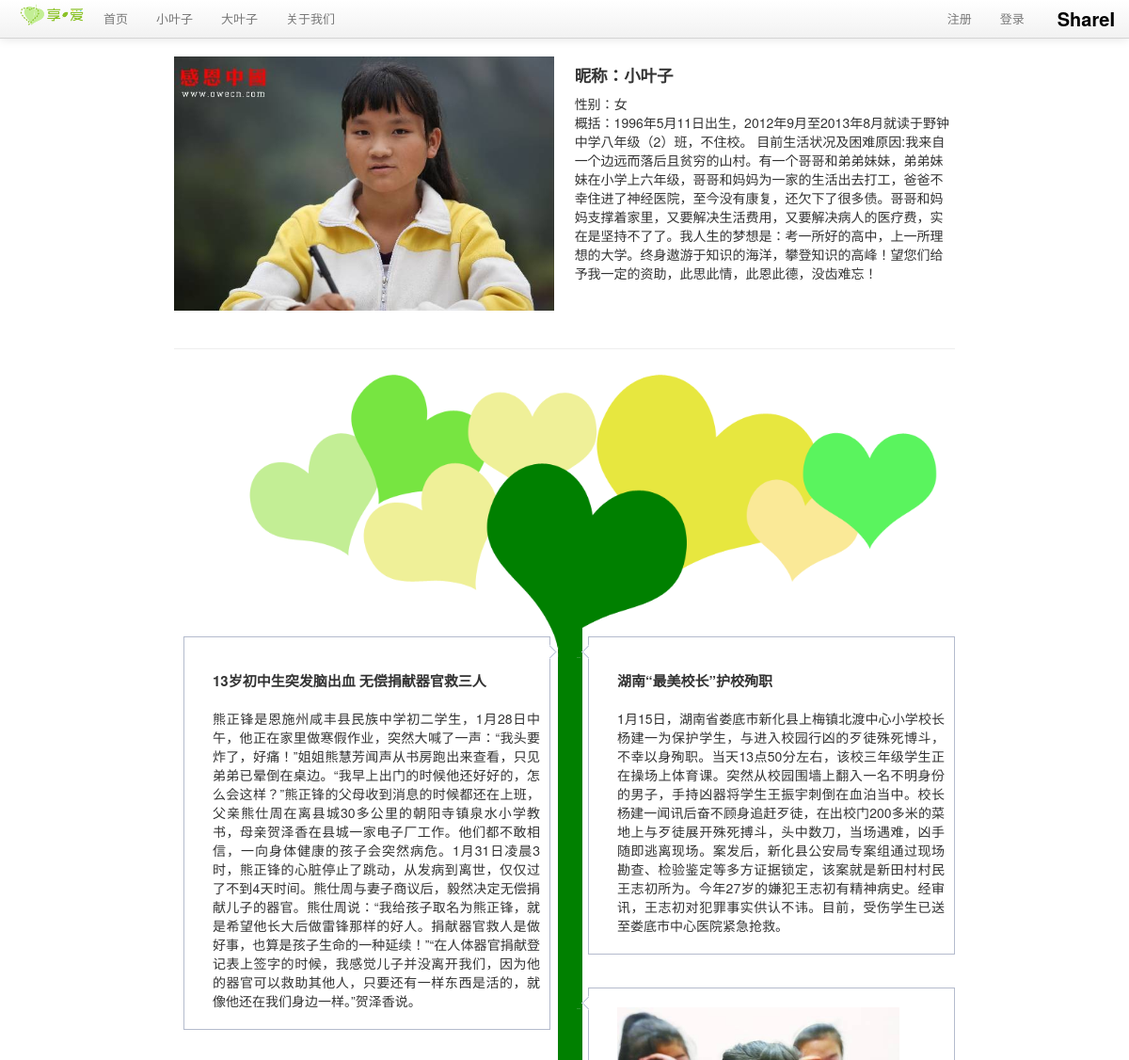
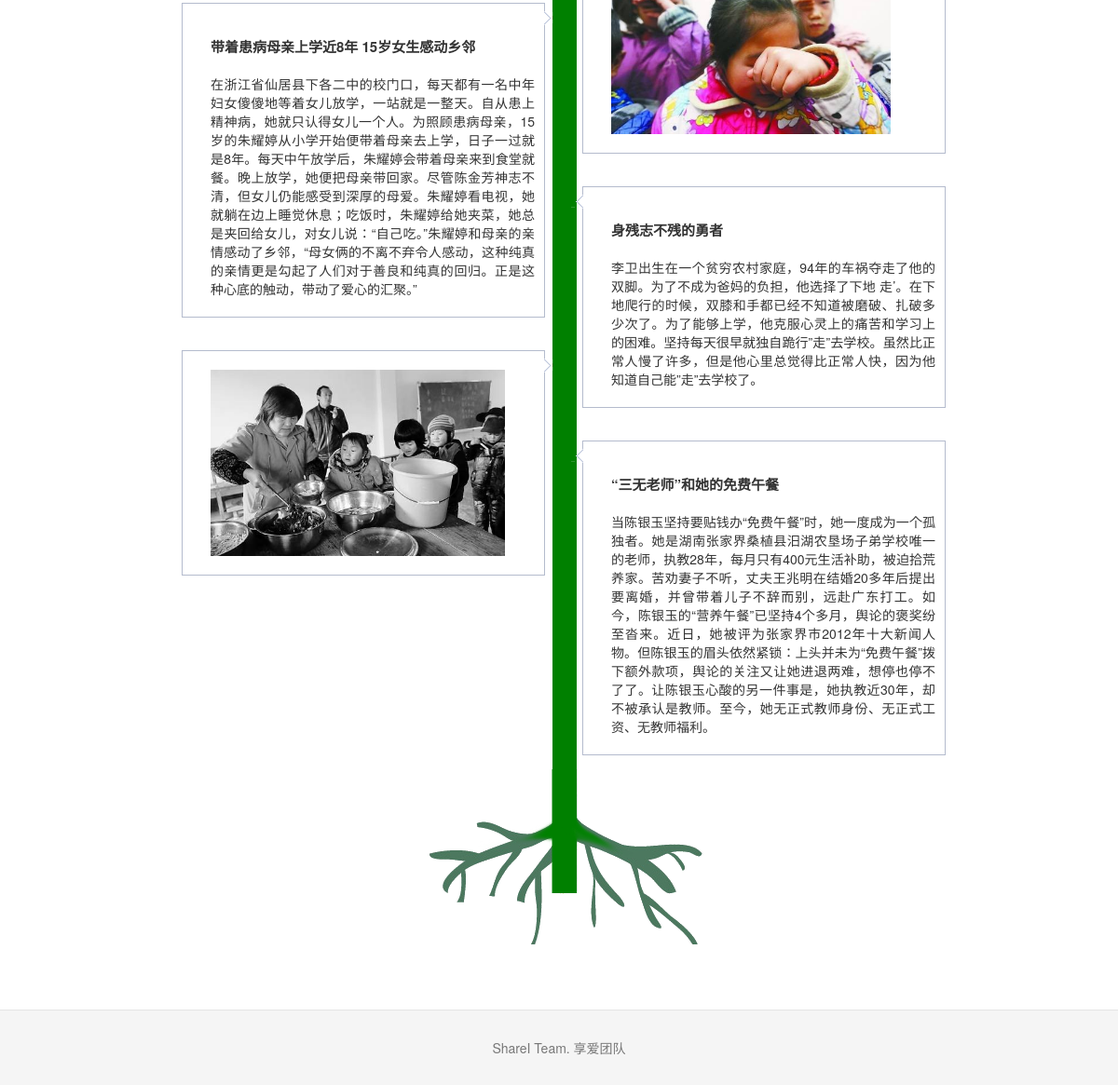
Screenshot of /littleleaf/1 with the database file from the repository (2 pictures, top to bottom).
### tables this page shows
CREATE TABLE lleaf (
	lleaf_id integer primary key autoincrement,
	avatar text,
	name text not null,
	sex text not null,
	lleafinfo text not null,
	status integer not null,
	createtime TIMESTAMP default (datetime('now', 'localtime'))
);

CREATE TABLE blog (
	blog_id integer primary key autoincrement,
	bleaf_id integer not null,
	lleaf_id integer not null,
	title text not null,
	blogtext text not null,
	createtime TIMESTAMP default (datetime('now', 'localtime'))
);

### sharei.py (the view)
@app.route('/littleleaf/<lleaf_id>')
def show_littleleaf(lleaf_id):
    littleleaf = query_db('select * from lleaf where lleaf.lleaf_id = ?', [lleaf_id], one=True)
    if littleleaf is None:
        error = 'Invalid little leaf id'
        return render_template('littleleaf.html', error=error)
    blogs = query_db('select * from blog where blog.lleaf_id = ?', [lleaf_id])
    return render_template('littleleaf_timeline.html', littleleaf=littleleaf, blogs=blogs)

### sharei.py (called while the page is built)
def get_db():
    top = _app_ctx_stack.top
    if not hasattr(top, 'sqlite_db'):
        top.sqlite_db = sqlite3.connect(app.config['DATABASE'])
        top.sqlite_db.row_factory = sqlite3.Row
    return top.sqlite_db

@app.teardown_appcontext
def close_database(exception):
    top = _app_ctx_stack.top
    if hasattr(top, 'sqlite_db'):
        top.sqlite_db.close()

def query_db(query, args=(), one=False):
    cur = get_db().execute(query, args)
    rv = cur.fetchall()
    return (rv[0] if rv else None) if one else rv

@app.before_request
def before_request():
    g.bleaf = None
    if 'bleaf_id' in session:
        g.bleaf = query_db('select * from bleaf where bleaf_id = ?', [session['bleaf_id']], one=True)

### templates/littleleaf_timeline.html (shortened to what this page needs)
{% extends "layout.html" %}
{% block body %}
<div class="container-fluid">
  <div class="row-fluid">
    <div class="span6">
        <img src={{ littleleaf.avatar }}>
    </div>
    <div class="span6" style="text-align : left;background-color:#FFFFFF; padding-left:20">
      <h4>昵称：{{littleleaf.name}}</h4>
      <p>性别：{{littleleaf.sex}}<br>
      {{littleleaf.lleafinfo}}<br>
    </div>
  </div><br>
  <hr>
  <div class="container-fluid">
  <img src="/static/img/treehead.png" style="margin-left:31px;margin-bottom:-60px">
  </div>
  {%if blogs %}
  <div id="tl_container">
    <div class="tl_timeline_container">
      <div class="tl_timeline">
      </div>
    </div>
      {% for blog in blogs %}
        <div class="tl_item">
          <div class="tl_inner">
            {% if blog.title == "image" %}
              <p><div style="height:200px">
                <img src= {{blog.blogtext }} style="height:200px">
              </div>
            </p>
            {% else %}
              <h2><a href="{{ url_for('show_blog', blog_id=blog.blog_id) }}" target="_blank">{{blog.title}}</a></h2>
              <p>{{blog.blogtext}}</p>
            {% endif %}
          </div>
        </div>
      {% endfor %}
  </div>
  {% endif %}
</div>
<div class="container-fluid">
<img src="/static/img/treeroot.png" style="margin-left:29px">
</div>
{% endblock %}

### static/css/docs.css (style rules this page uses)
body { position: relative; padding-top: 40px; }

### templates/layout.html (style rules this page uses)
body { padding-top: 60px; }
#tl_container { position:relative; width:860px; margin:0 auto; }
.tl_item { width:368px; margin:20px 10px 15px; padding-left:20px;float:left; background:#fff; border:1px solid #b4bbcd; text-align:justify; word-wrap:break-word; }
.tl_inner { padding:10px; }
.tl_inner h2 { margin-bottom:10px; }
.tl_inner h2 a { font-size:15px; color:#333; text-decoration:none; }
.tl_timeline_container { display:block; width:16px; height:100%; margin:0 auto;text-align:center; cursor:pointer; }
.tl_timeline { display:block; width:26px; height:100%; margin:0 auto; overflow:hidden; font-size:0; float:left; position:absolute; left:408px; top:10px; background-color:#008000; }

### rows the page displays
lleaf: avatar (picture), name "小叶子", sex "女", lleafinfo "概括：1996年5月11日出生，2012年9月至2013年8月就读于野钟中学八年级（2）班，不住校。 目前生活状况及困难原因:我来自一个边远而落后且贫穷的山村。有一个哥哥和弟弟妹妹，弟弟妹妹在小学上六年级，哥哥和妈妈为一家的生活出去打工，爸爸不幸住进了神经医院，至今没有康复，还欠下了很多债。哥哥和妈妈支撑着家里，又要解决生活费用，又要解决病人的医疗费，实在是坚持不了了。我人生的梦想是：考一所好的高中，上一所理想的大学。终身遨游于知识的海洋，攀登知识的高峰！望您们给予我一定的资助，此思此情，此恩此德，没齿难忘！"
blog: title "13岁初中生突发脑出血 无偿捐献器官救三人", blogtext "熊正锋是恩施州咸丰县民族中学初二学生，1月28日中午，他正在家里做寒假作业，突然大喊了一声：“我头要炸了，好痛！”姐姐熊慧芳闻声从书房跑出来查看，只见弟弟已晕倒在桌边。“我早上出门的时候他还好好的，怎么会这样？”熊正锋的父母收到消息的时候都还在上班，父亲熊仕周在离县城30多公里的朝阳寺镇泉水小学教书，母亲贺泽香在县城一家电子厂工作。他们都不敢相信，一向身体健康的孩子会突然病危。1月31日凌晨3时，熊正锋的心脏停止了跳动，从发病到离世，仅仅过了不到4天时间。熊仕周与妻子商议后，毅然决定无偿捐献儿子的器官。熊仕周说：“我给孩子取名为熊正锋，就是希望他长大后做雷锋那样的好人。捐献器官救人是做好事，也算是孩子生命的一种延续！”“在人体器官捐献登记表上签字的时候，我感觉儿子并没离开我们，因为他的器官可以救助其他人，只要还有一样东西是活的，就像他还在我们身边一样。”贺泽香说。"
blog: title "湖南“最美校长”护校殉职", blogtext "1月15日，湖南省娄底市新化县上梅镇北渡中心小学校长杨建一为保护学生，与进入校园行凶的歹徒殊死博斗，不幸以身殉职。当天13点50分左右，该校三年级学生正在操场上体育课。突然从校园围墙上翻入一名不明身份的男子，手持凶器将学生王振宇刺倒在血泊当中。校长杨建一闻讯后奋不顾身追赶歹徒，在出校门200多米的菜地上与歹徒展开殊死搏斗，头中数刀，当场遇难，凶手随即逃离现场。案发后，新化县公安局专案组通过现场勘查、检验鉴定等多方证据锁定，该案就是新田村村民王志初所为。今年27岁的嫌犯王志初有精神病史。经审讯，王志初对犯罪事实供认不讳。目前，受伤学生已送至娄底市中心医院紧急抢救。"
blog: blogtext (picture)
blog: title "带着患病母亲上学近8年 15岁女生感动乡邻", blogtext "在浙江省仙居县下各二中的校门口，每天都有一名中年妇女傻傻地等着女儿放学，一站就是一整天。自从患上精神病，她就只认得女儿一个人。为照顾患病母亲，15岁的朱耀婷从小学开始便带着母亲去上学，日子一过就是8年。每天中午放学后，朱耀婷会带着母亲来到食堂就餐。晚上放学，她便把母亲带回家。尽管陈金芳神志不清，但女儿仍能感受到深厚的母爱。朱耀婷看电视，她就躺在边上睡觉休息；吃饭时，朱耀婷给她夹菜，她总是夹回给女儿，对女儿说：“自己吃。”朱耀婷和母亲的亲情感动了乡邻，“母女俩的不离不弃令人感动，这种纯真的亲情更是勾起了人们对于善良和纯真的回归。正是这种心底的触动，带动了爱心的汇聚。”"
blog: title "身残志不残的勇者", blogtext "李卫出生在一个贫穷农村家庭，94年的车祸夺走了他的双脚。为了不成为爸妈的负担，他选择了下地 走’。在下地爬行的时候，双膝和手都已经不知道被磨破、扎破多少次了。为了能够上学，他克服心灵上的痛苦和学习上的困难。坚持每天很早就独自跪行”走”去学校。虽然比正常人慢了许多，但是他心里总觉得比正常人快，因为他知道自己能”走”去学校了。"
blog: blogtext (picture)
blog: title "“三无老师”和她的免费午餐", blogtext "当陈银玉坚持要贴钱办“免费午餐”时，她一度成为一个孤独者。她是湖南张家界桑植县汨湖农垦场子弟学校唯一的老师，执教28年，每月只有400元生活补助，被迫拾荒养家。苦劝妻子不听，丈夫王兆明在结婚20多年后提出要离婚，并曾带着儿子不辞而别，远赴广东打工。如今，陈银玉的“营养午餐”已坚持4个多月，舆论的褒奖纷至沓来。近日，她被评为张家界市2012年十大新闻人物。但陈银玉的眉头依然紧锁：上头并未为“免费午餐”拨下额外款项，舆论的关注又让她进退两难，想停也停不了了。让陈银玉心酸的另一件事是，她执教近30年，却不被承认是教师。至今，她无正式教师身份、无正式工资、无教师福利。"
